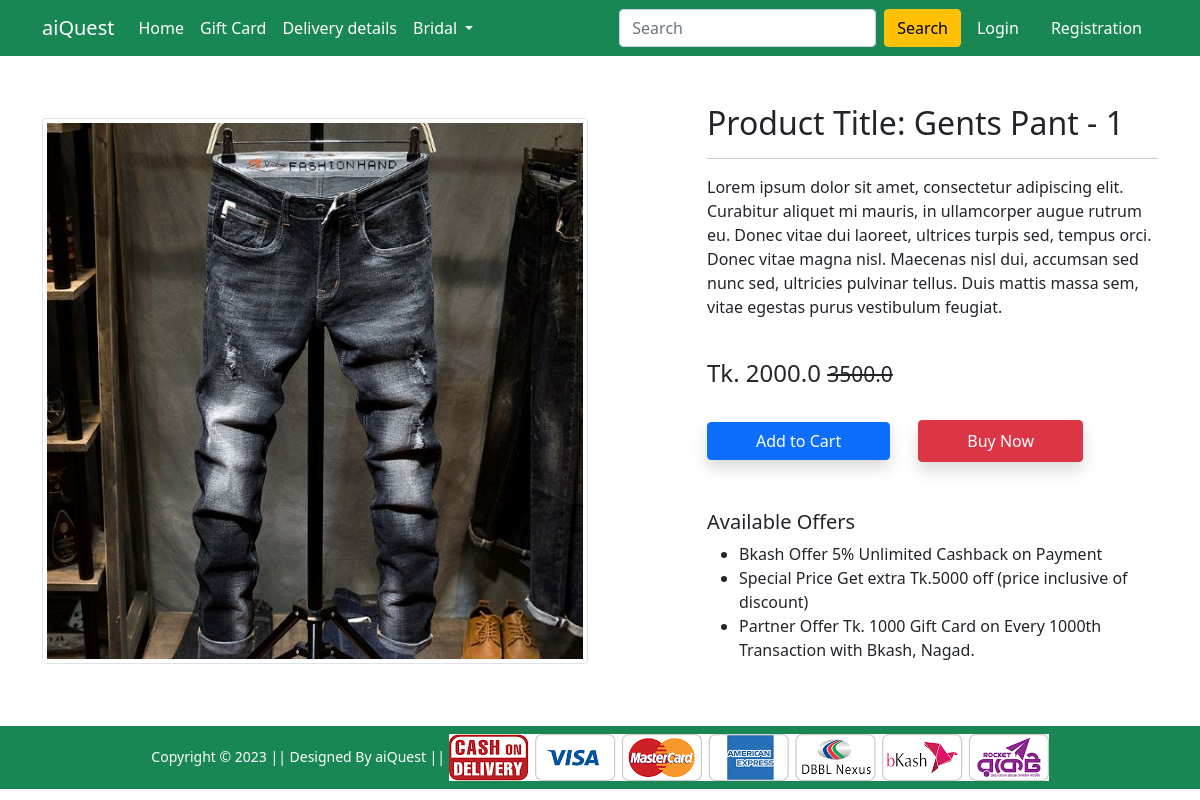
Screenshot of /product-detail/1 with the database file from the repository.
### Shop/models.py (models this page shows, shortened)
class Product(models.Model):
    title = models.CharField(max_length=100)
    selling_price = models.FloatField()
    discounted_price = models.FloatField()
    description = models.TextField()
    brand = models.CharField(max_length=100)
    category = models.CharField(choices=CATEGORY_CHOICES,max_length=2)
    product_image = models.ImageField(upload_to='productimg')

### Shop/views.py (the view)
# urls.py: path('product-detail/<int:pk>', views.ProductDetailView.as_view(), name='product-detail'),
class ProductDetailView(View):
     def get(self,request, pk):
          product = Product.objects.get(pk=pk)
          item_already_in_cart = False
          if request.user.is_authenticated:
               item_already_in_cart = Cart.objects.filter(Q(product=product.id) & Q(user=request.user)).exists()
          return render(request, 'Shop/productdetail.html', {'product':product, 'item_already_in_cart':item_already_in_cart})

### Shop/templates/Shop/productdetail.html (shortened to what this page needs)
{% extends 'Shop/base.html' %}
{% load static %}
{% block main-content %}
<div class="container my-5">
    <div class="row">
        <div class="col-sm-6 text-center align-self-center">
            <img src="{{product.product_image.url}}" alt="" class="img-fluid img-thumbnail">
        </div>
        <div class="col-sm-5 offset-sm-1">
            <h2>Product Title: {{product.title}}</h2>
            <hr>
            <p>{{product.description}}</p> <br>
            <h4>Tk. {{product.discounted_price}} <small class="fw-light text-decoration-line-through">{{product.selling_price}}</small></h4> <br>
             {% if item_already_in_cart %}
             <a href="{% url 'showcart' %}" class="btn btn-warning shadow px-5 px-2">Go to Cart</a>
             {% else %}
            <form action="/add-to-cart" class="d-inline">
                <button type="submit" class="btn btn-primary shadow px-5 px-2">Add to Cart</button>
            </form>
            {% endif %}
            <a href="{% url 'checkout' %}" class="btn btn-danger shadow px-5 py-2 ms-4">Buy Now</a>
            <h5 class="mt-5">Available Offers</h5>
            <ul>
                <li>Bkash Offer 5% Unlimited Cashback on Payment</li>
                <li>Special Price Get extra Tk.5000 off (price inclusive of discount)</li>
                <li>Partner Offer Tk. 1000 Gift Card on Every 1000th Transaction with Bkash, Nagad.</li>
            </ul>
        </div>
    </div>
</div>
{% endblock main-content %}

### rows the page displays
Product: product_image (picture), title "Gents Pant - 1", description "Lorem ipsum dolor sit amet, consectetur adipiscing elit. Curabitur aliquet mi mauris, in ullamcorper augue rutrum eu. Donec vitae dui laoreet, ultrices turpis sed, tempus orci. Donec vitae magna nisl. Maecenas nisl dui, accumsan sed nunc sed, ultricies pulvinar tellus. Duis mattis massa sem, vitae egestas purus vestibulum feugiat.", discounted_price "2000.0", selling_price "3500.0"
